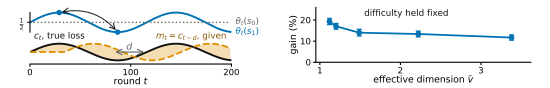

Here is the Python script that generated this plot:
"""Figure 1: the paper's two channels, one per half.

Left (a,b): where the delayed prediction error comes from.  The state-loss means theta_t drift
while the sensor does not, so the stale action-loss vector m_t = c_{t-d} handed to the learner
lags the true c_t by d rounds, and the shaded area is the per-round error whose square
accumulates into E_2.  This motivates the lower bound.

Right (c): what pooling buys, measured under matched difficulty.  Appendix I study 10, not
study 6.  Study 6 varies the overlap without holding the task difficulty fixed, so its trend is
confounded: raising the overlap also flattens c_t across actions and the comparator gap
collapses.  Study 10 holds the uniform-play regret approximately fixed and varies only vbar, and
the trend reverses.  The main paper must not rest on the confounded version, so this panel reads
matched_control.npz.  Numbers are the study's own, so panel and table cannot drift apart.

Sizing.  Saved WITHOUT bbox_inches="tight", which would trim the canvas to the drawn content and
silently change the width.  main.tex includes it at \\textwidth and \\textwidth is 5.5in, so
FIG_W = 5.5 makes the on-page scale exactly 1.0 and every point size below is also its point
size on the page.
"""
import numpy as np
import matplotlib
matplotlib.use("Agg")
import matplotlib.pyplot as plt

# colour-blind safe (blue / orange / grey), no red-green pairing
C_EARLY, C_LATE, C_GREY = "#0173B2", "#DE8F05", "#666666"

FIG_W, FIG_H = 5.5, 0.88
fig = plt.figure(figsize=(FIG_W, FIG_H))
axA = fig.add_axes([0.050, 0.605, 0.370, 0.310])   # left top: the state-loss means
axB = fig.add_axes([0.050, 0.265, 0.370, 0.310])   # left bottom: true versus stale loss
axC = fig.add_axes([0.575, 0.285, 0.395, 0.630])   # right: measured gain against v_t

# ---------------------------------------------------------------- (a) and (b): drift
T, d = 200, 34
t = np.arange(T)
th1 = 0.5 + 0.34 * np.sin(2 * np.pi * t / 116)     # drifting state
th0 = np.full(T, 0.5)                              # inert state
c = 0.82 * th1 + 0.18 * th0                        # loss of the action reaching s1
m = np.concatenate([np.full(d, c[0]), c[:-d]])     # m_t = c_{t-d}, m_t = c_1 for t <= d

axA.plot(t, th1, color=C_EARLY, lw=1.4)
axA.plot(t, th0, color=C_GREY, lw=1.0, ls=":")
axA.text(T * 1.02, th1[-1], r"$\theta_t(s_1)$", fontsize=6.4, color=C_EARLY, va="center")
axA.text(T * 1.02, 0.5, r"$\theta_t(s_0)$", fontsize=6.4, color=C_GREY, va="center")
for x in (29, 87):                                  # same state, opposite loss
    axA.plot([x], [th1[x]], "o", color=C_EARLY, ms=3.0, zorder=5)
axA.annotate("", xy=(87, th1[87]), xytext=(29, th1[29]),
             arrowprops=dict(arrowstyle="<->", color="#111111", lw=0.7,
                             connectionstyle="arc3,rad=-0.30"))
# the caption states what the two marked rounds show, so no in-axes label is needed here
axA.set_ylim(0.08, 1.02); axA.set_xlim(0, T)
axA.set_xticks([]); axA.set_yticks([0.5]); axA.set_yticklabels([r"$\frac{1}{2}$"], fontsize=6.2)
axA.tick_params(length=2, pad=1.5)
for sp in ("top", "right"): axA.spines[sp].set_visible(False)
axA.spines["left"].set_bounds(0.16, 0.84)
axA.spines["bottom"].set_visible(False)

axB.fill_between(t, c, m, color=C_LATE, alpha=.30, lw=0)
axB.plot(t, c, color="#111111", lw=1.4)
axB.plot(t, m, color=C_LATE, lw=1.3, ls="--")
axB.text(4, 0.93, "$c_t$, true loss", fontsize=6.4, color="#111111")
axB.text(196, 0.93, "$m_t=c_{t-d}$, given", fontsize=6.4, color="#8a5a00", ha="right")
axB.annotate("", xy=(116, c[116]), xytext=(116 - d, c[116]),
             arrowprops=dict(arrowstyle="<->", color=C_GREY, lw=0.8))
axB.text(116 - d / 2, c[116] + 0.05, "$d$", ha="center", fontsize=6.8, color=C_GREY)
axB.set_ylim(0.10, 1.00); axB.set_xlim(0, T)
axB.set_yticks([]); axB.set_xticks([0, 100, 200])
axB.tick_params(labelsize=6.2, length=2, pad=1.5)
axB.set_xlabel("round $t$", fontsize=6.8, labelpad=0.5)
for sp in ("top", "right", "left"): axB.spines[sp].set_visible(False)

# ---------------------------------------------------------------- (c) measured gain
# Appendix I study 10, read from disk so this panel cannot drift from the table.
M = np.load("../code/matched_control.npz")
vbar = M["vbar"]
rel = 100.0 * M["gain"] / M["action"]
rel_se = 100.0 * M["gain_se"] / M["action"]

axC.errorbar(vbar, rel, yerr=rel_se, fmt="o-", color=C_EARLY, ms=3.2, lw=1.3,
             elinewidth=0.9, capsize=1.8, zorder=4)
axC.set_xlim(0.95, 3.62); axC.set_ylim(0, 26)
axC.set_xticks([1, 2, 3]); axC.set_yticks([0, 10, 20])
axC.tick_params(labelsize=6.2, length=2, pad=1.5)
axC.set_xlabel(r"effective dimension $\bar v$", fontsize=6.8, labelpad=0.5)
axC.set_ylabel("gain (%)", fontsize=6.8, labelpad=1.5)
axC.text(1.55, 22.0, "difficulty held fixed", fontsize=6.4, color="#111111")
for sp in ("top", "right"): axC.spines[sp].set_visible(False)

# the (a) label sits in axA's reserved band; guard the two that sit below an axis
assert axB.get_position().y0 >= 0.20, "panel (b) needs room for its x label"
for _ax in (axB, axC):
    _bb = _ax.yaxis.label.get_window_extent(fig.canvas.get_renderer())
    assert _bb.y1 <= fig.bbox.y1 + 0.5, "a y label is clipped by the canvas top"
assert axA.get_position().y0 > axB.get_position().y1, "panels (a) and (b) overlap"
assert axC.get_position().y0 >= 0.20, "panel (c) needs room for its x label"

fig.savefig("fig1.pdf")
print(f"wrote fig1.pdf at exactly {FIG_W:.3f}x{FIG_H}in -> included at \\textwidth "
      f"(5.5in), so the scale is 1.00 and every label renders at its stated size")
